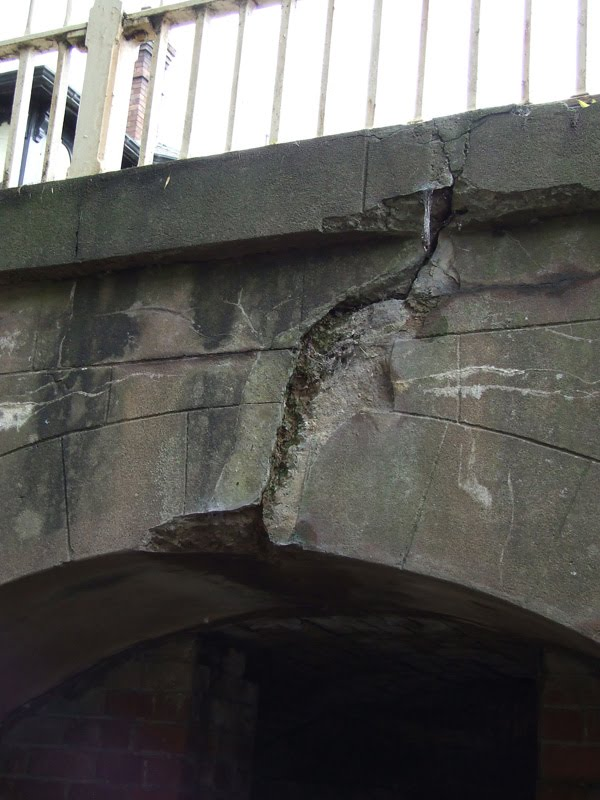
#> input picture IVP Lab - Model Questions/SET-6 (incomplete)/crack.jpeg, 600 x 800 px
$ jupyter execute notebook.ipynb
#> lines starting #> are read from the running program, lines starting #| are printed output that depends on the picture; after the words box and inside, x2 and y2 are one past the last pixel; in counts of white or black regions, pixels touching at a corner belong together
#### Question :

Given the image, Enhance the image and identify the crack in the bridge and create an appropriate mask for the cracks in the image. Apply necessary image preprocessing techniques to highlight the cracks in the bridge and save the high intense crack as a separate mask abd the low intense cracks as a another set of mask.

`Import the required libraries`

[cell 1]
import cv2
import numpy as np
import matplotlib.pyplot as plt

`Function to display the images`

[cell 2]
def display(img,name):
    plt.title(name)
    plt.imshow(img,cmap='gray')
    plt.axis('off')

`Read the image`

[cell 3]
image = cv2.imread('crack.jpeg')
#> image is the input picture: shape (800, 600, 3); mean B, G, R 88.5, 91.4, 92.5
gray = cv2.cvtColor(image, cv2.COLOR_BGR2GRAY)
display(gray,'Gray Image')

`Image Processing`

[cell 4]
blur = cv2.GaussianBlur(gray,(3,3),2)
display(blur,'Blurred Image')

[cell 5]
# Increase brightness and contrast
alpha = 2
beta = 0.5
bright = cv2.convertScaleAbs(blur, alpha=alpha, beta=beta)
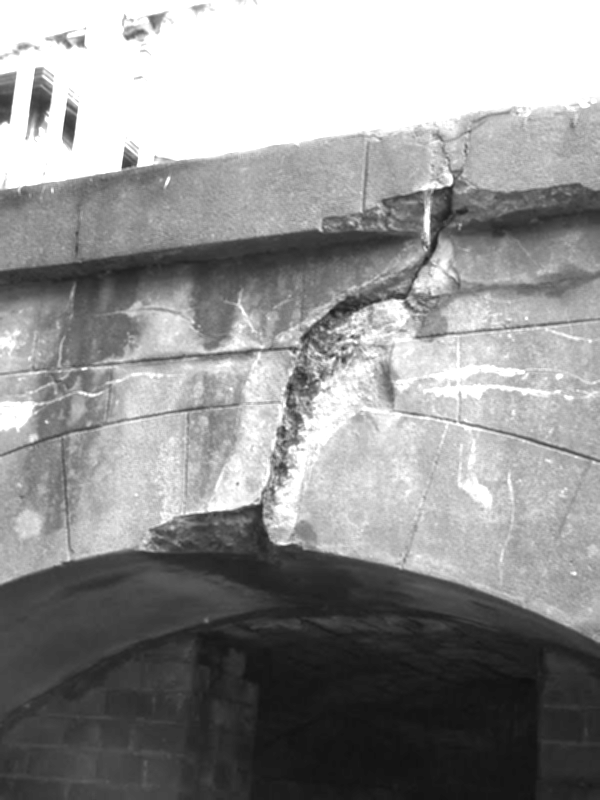
#> bright: shape (800, 600); min 16, max 255, mean 146.5
display(bright,'Bright Image')

[cell 6]
# Edge Detection
edges = cv2.Canny(bright, 150, 200)
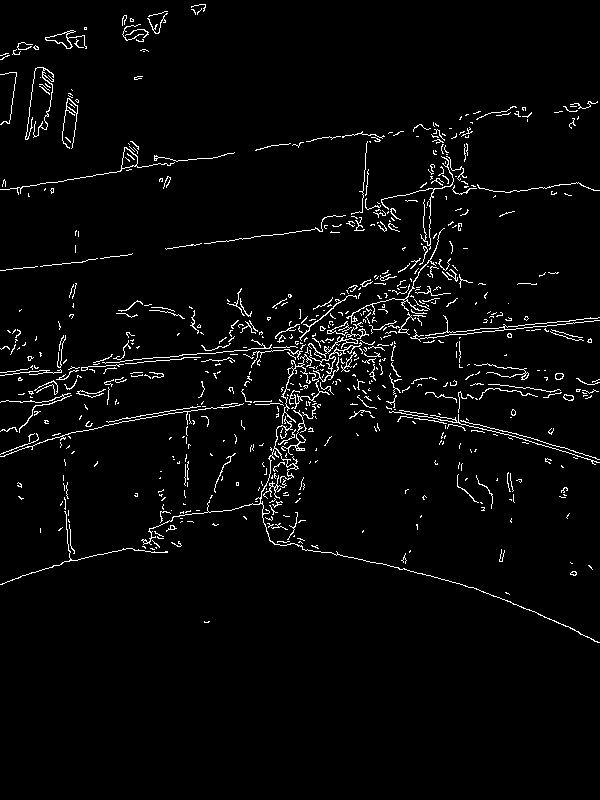
#> edges: shape (800, 600); 3.1% white in thin lines or dots, all inside (x1, y1, x2, y2) = (0, 4, 600, 643)
display(edges,'Edges')

[cell 7]
_,  bin_img = cv2.threshold(bright, 127, 255, cv2.THRESH_BINARY)
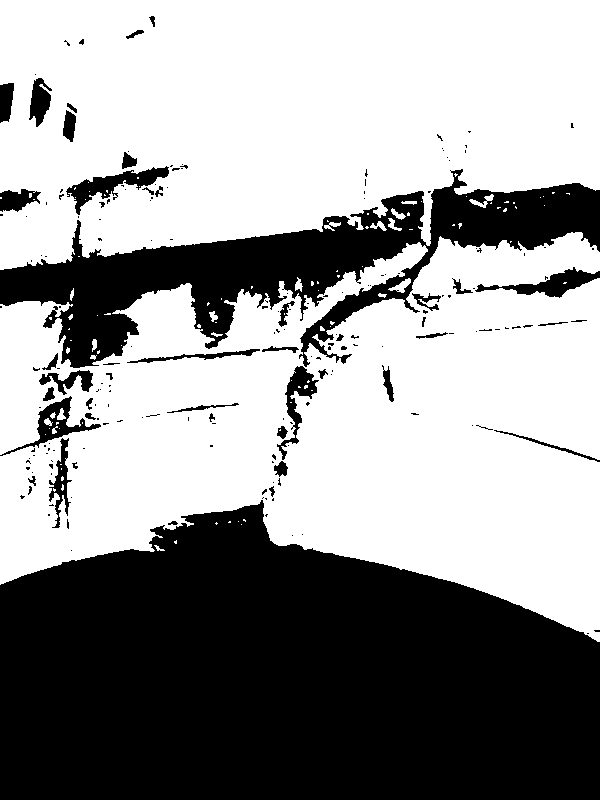
#> bin_img: shape (800, 600); 60% white; 196 black regions (148 under 20 px), largest, box (x1, y1, x2, y2) and area: (0, 500, 600, 800) 141275, (0, 169, 600, 368) 38510, (66, 166, 169, 215) 1534
display(bin_img,'Binary Image')

[cell 8]
_,  bin_inv_img = cv2.threshold(bright, 127, 255, cv2.THRESH_BINARY_INV)
display(bin_inv_img,'Binary Inverted Image')

[cell 9]
_,  bin_img_otsu = cv2.threshold(bright, 127, 255, cv2.THRESH_OTSU)
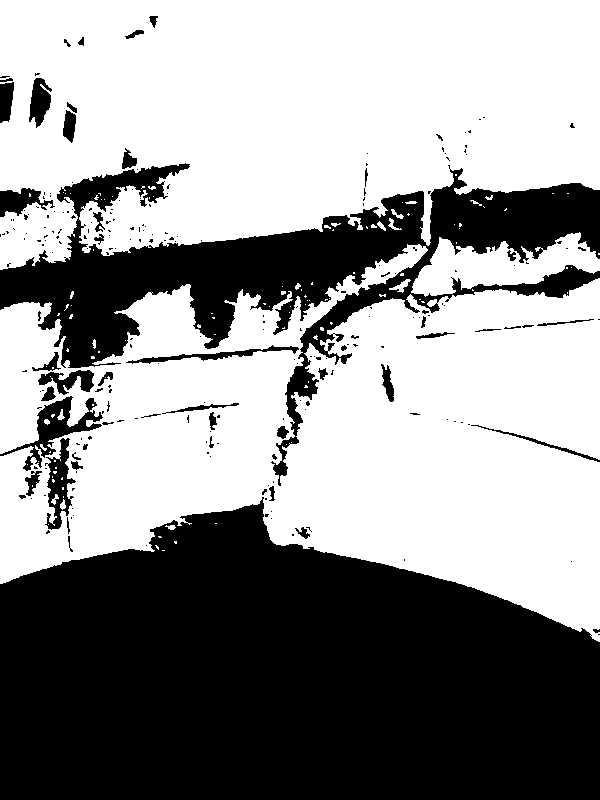
#> bin_img_otsu: shape (800, 600); 58.1% white; 236 black regions (185 under 20 px), largest, box (x1, y1, x2, y2) and area: (0, 497, 600, 800) 141588, (0, 163, 600, 486) 48665, (0, 396, 103, 471) 1939
display(bin_img_otsu,'Binary Otsu Image')

[cell 10]
_,  bin_img_otsu_bin = cv2.threshold(gray, 140, 255, cv2.THRESH_BINARY + cv2.THRESH_OTSU)
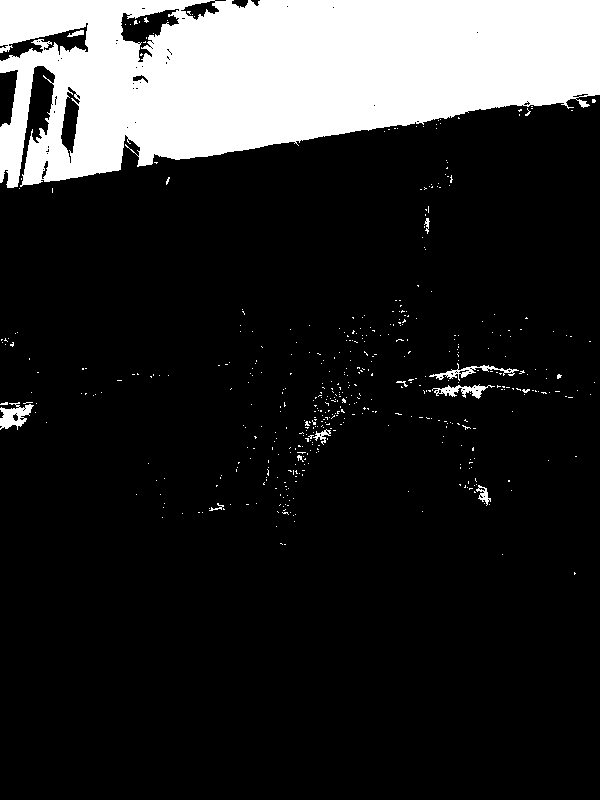
#> bin_img_otsu_bin: shape (800, 600); 16.9% white; 493 white regions (481 under 20 px), largest, box (x1, y1, x2, y2) and area: (0, 0, 600, 188) 78062, (0, 402, 34, 430) 496, (429, 363, 519, 381) 385
display(bin_img_otsu_bin,'Binary Otsu Image')

[cell 11]
_,  bin_inv_img_otsu_bin = cv2.threshold(bright, 127, 255, cv2.THRESH_BINARY_INV + cv2.THRESH_OTSU)
display(bin_inv_img_otsu_bin,'Binary Inverted Otsu Image')

[cell 12]
# [8 lines of commented-out code are left out]

[cell 13]
plt.figure(figsize=(15, 15))
for i in range(5,7):
    binarized_gray = (gray > i*13)*1
    plt.subplot(5,2,i-4)
    plt.title("threshold > "+str(round(i*0.1,1)))
    plt.imshow(binarized_gray, cmap = 'gray')
#> this loop made 2 passes
#> pass 1, `binarized_gray = (gray > i*13)*1`:
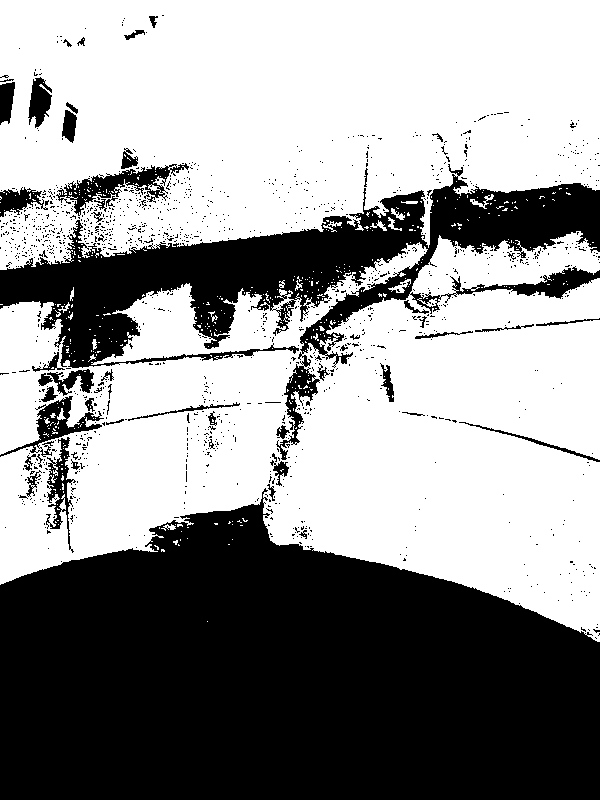
#> binarized_gray: shape (800, 600) int64; values 0 (black) and 1 (white), 58.4% white; 1353 black regions (1296 under 20 px), largest, box (x1, y1, x2, y2) and area: (0, 488, 600, 800) 141483, (0, 164, 600, 460) 44063, (56, 163, 189, 216) 2061
#> pass 2, `binarized_gray = (gray > i*13)*1`:
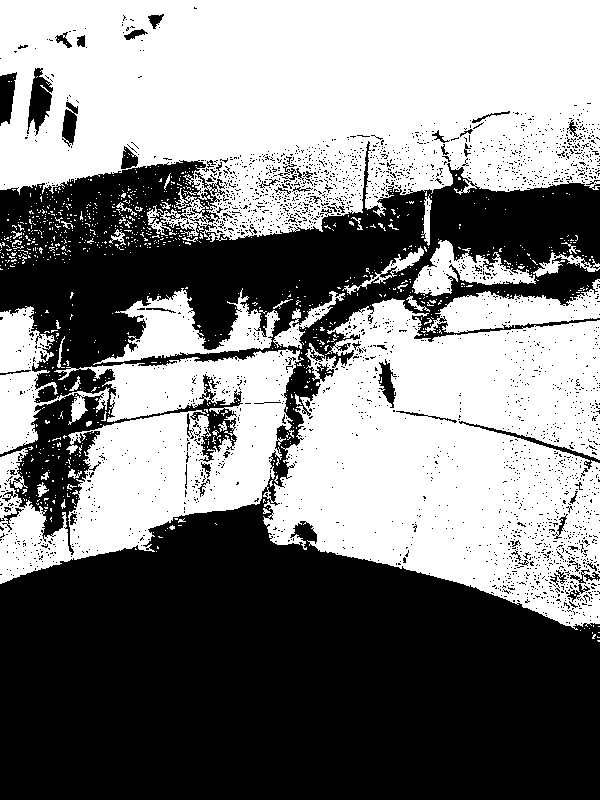
#> binarized_gray: shape (800, 600) int64; values 0 (black) and 1 (white), 50.8% white; 2714 black regions (2643 under 20 px), largest, box (x1, y1, x2, y2) and area: (0, 141, 600, 800) 223606, (27, 68, 53, 136) 940, (0, 72, 17, 126) 638
plt.tight_layout()
